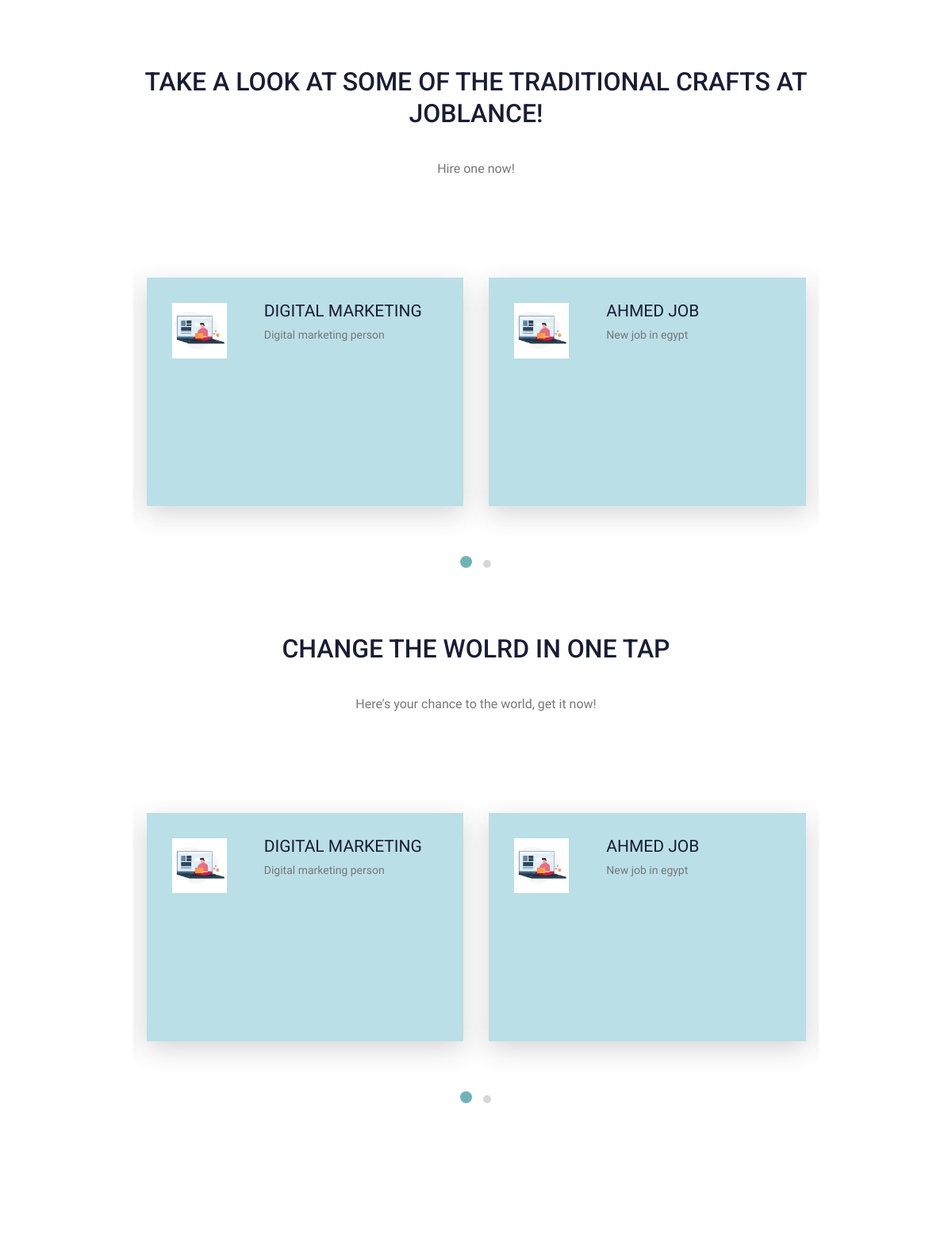
Before: / (middle part) with the older database file.
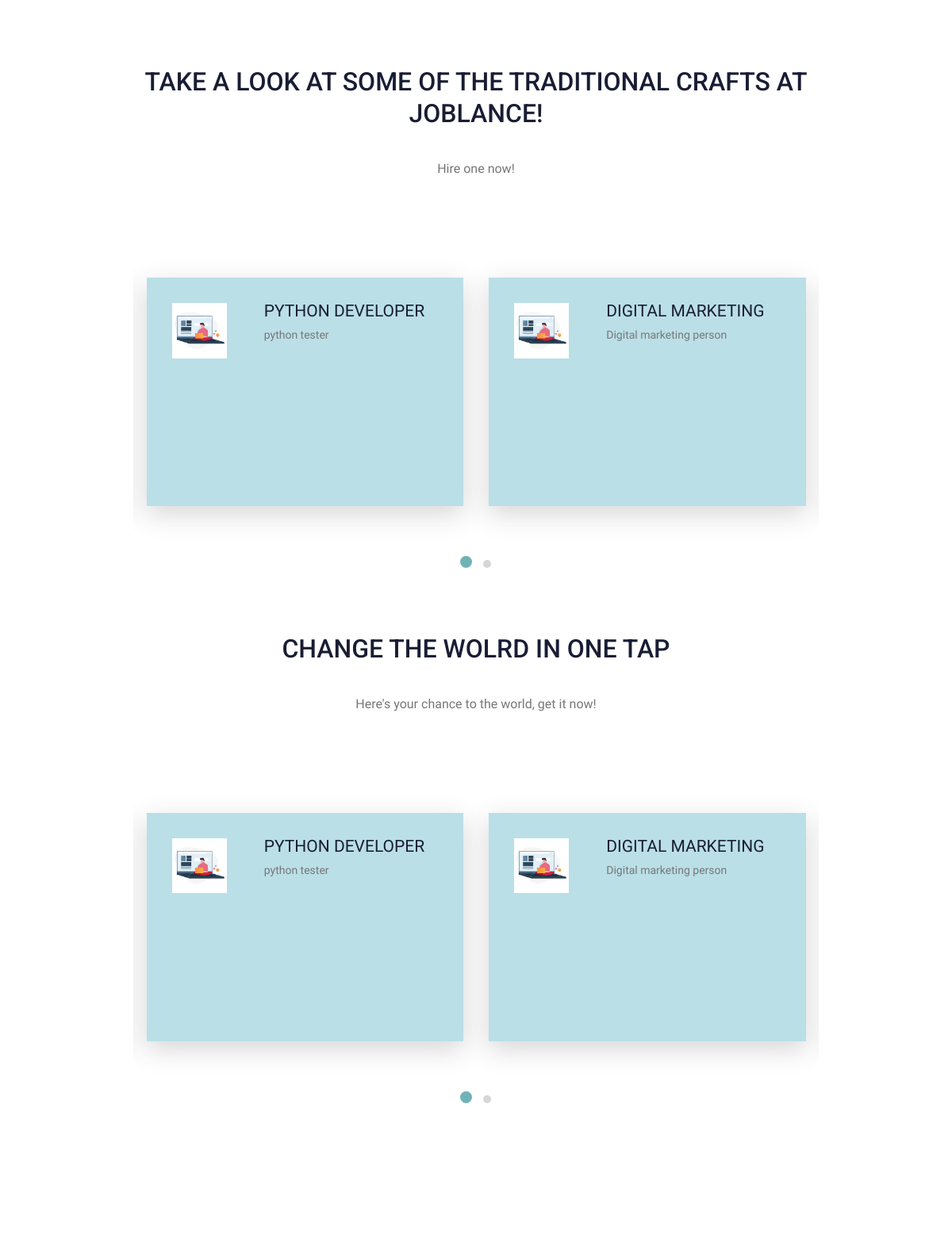
After: the same page with the newer database file.
### job/models.py (models this page shows, shortened)
class Job(models.Model):
    owner = models.ForeignKey(
        User, related_name='job_owner', on_delete=models.CASCADE)
    title = models.CharField(max_length=100)
    job_type = models.CharField(max_length=15, choices=JOB_TYPE)
    description = models.TextField(max_length=10000)
    published_at = models.DateTimeField(auto_now=True)
    vacancy = models.IntegerField(default=1)
    salary = models.IntegerField(default=0)
    experience = models.IntegerField(default=0)
    category = models.ForeignKey('Category', on_delete=models.CASCADE)
    country = models.CharField(max_length=15, choices=CURRENT_COUNTRY)
    city = models.CharField(max_length=15, choices=CURRENT_CITY)
    slug = models.SlugField(blank=True, null=True)
    class Meta:
        ordering = ['-id']

### pages/views.py (the view)
# urls.py: path('', views.index, name='index'),
def index(request):
    jobs_list = Job.objects.all()[:6]
    context = {'jobs': jobs_list,
               }
    return render(request, 'pages/index.html', context)

### pages/templates/pages/index.html (shortened to what this page needs)
{% load static %}
<!doctype html>
<html class="no-js" lang="zxx">
<head>
    <link rel="stylesheet" href="{% static 'css/bootstrap.css'%}" />
    <link rel="stylesheet" href="{% static 'css/all.min.css'%}" />
    <link rel="stylesheet" href="{% static 'vendor/Magnific-Popup/dist/magnific-popup.css'%}" />
    <link rel="stylesheet" href="{% static 'vendor/owl-carousel/css/owl.carousel.min.css'%}" />
    <link rel="stylesheet" href="{% static 'vendor/owl-carousel/css/owl.theme.default.min.css'%}" />
    <link href="https://cdn.rawgit.com/michalsnik/aos/2.1.1/dist/aos.css" rel="stylesheet" />
    <link rel="stylesheet" href="{% static 'css/alaastyle.css'%}" />
    <link rel="stylesheet" href="{% static 'css/responsive.css'%}" />
    <link rel="stylesheet" href="{% static 'css/style.css'%}">
    <link rel="stylesheet" href="{% static 'css/normalize.css' %}">
    <link rel="stylesheet" href="{% static 'css/morsy.css' %}">
    <link rel="stylesheet" href="{% static 'css/morsy.min.css' %}">
</head>
<body>
    <br>
    <br>
    <main class="site-main">
        <br><br>
        <section class="highlights-area" data-aos="fade-down" data-aos-easing="linear" data-aos-duration="1500">
            <div class="container">
                <div class="row">
                    <div class="col-lg-12 text-center highlights-title">
                    </div>
                </div>
                <br><br>
                <section class="they-say" data-aos="fade-up" data-aos-offset="500" data-aos-easing="ease-in-sine">
            <div class="container">
                <div class="row text-center">
                    <div class="col-12">
                        <div class="they-say-title">
                            <h1 class="text-uppercase title-h1">Take a look at some of the traditional crafts at Joblance!</h1>
                            <p class="para"> Hire one now! </p>
                        </div>
                    </div>
                </div>
            </div>
            <div class="container carousel py-lg-5">
                <div class="owl-carousel owl-theme">
                    {% for job in jobs %}
                    <div class="person row">
                        <div class="col-lg-4 col-md-12 person-img">
                            <img src="{% static 'img/testimonials/t15.jpg' %}" alt="img1" />
                        </div>
                        <div class="col-lg-8 col-md-12 person-say">
                            <h4 class="text-uppercase">{{job.title}}</h4>
                            <p class="para">
                                {{job.description}}
                            </p>
                        </div>
                    </div>
                    {% endfor %}
                </div>
            </div>
        </section>
        <section class="they-say" data-aos="fade-up" data-aos-offset="500" data-aos-easing="ease-in-sine">
            <div class="container">
                <div class="row text-center">
                    <div class="col-12">
                        <div class="they-say-title">
                            <h1 class="text-uppercase title-h1">Change the wolrd in one tap</h1>
                            <p class="para">
                                Here's your chance to the world, get it now!</p>
                        </div>
                    </div>
                </div>
            </div>
            <div class="container carousel py-lg-5">
                <div class="owl-carousel owl-theme">
                    {% for job in jobs %}
                    <div class="person row">
                        <div class="col-lg-4 col-md-12 person-img">
                            <img src="{% static 'img/testimonials/t15.jpg' %}" alt="img1" />
                        </div>
                        <div class="col-lg-8 col-md-12 person-say">
                            <h4 class="text-uppercase">{{job.title}}</h4>
                            <p class="para">
                                {{job.description}}
                            </p>
                        </div>
                    </div>
                    {% endfor %}
                </div>
            </div>
        </section>
    </main>
</body>
</html>

### static/css/alaastyle.css (style rules this page uses)
.site-main .highlights-area { padding: 7rem 2rem; }
.site-main .they-say .they-say-title p { padding: 1rem 7rem; }
.site-main .they-say .person { background: #BADFE7; box-shadow: var(--box-shadow); margin: 3rem 1rem; height: 18rem; }
.site-main .they-say .person .person-img { padding: 2rem; }
.site-main .they-say .person .person-say { padding-top: 2rem; }
.site-main .they-say .person .person-say h4 { font-style: normal; font-weight: 500; font-family: var(--roboto); font-size: 21px; line-height: 20px; }
.site-main .they-say .person .person-say p { font-size: 14px; }

### static/css/responsive.css (style rules this page uses)
@media only screen and (max-width: 1910px) { .container { max-width: 90%; } }
@media only screen and (max-width: 1910px) { .site-main .highlights-area .highlights-title, .site-main .about { padding: 3% 4%; } }

### static/css/morsy.css (style rules this page uses)
:root { --main-color: #388087; --main-color-alt: #BADFE7; --main-transition: 0.3s ; --padding-top-section : 100px ; --padding-bottom-section: 100px; --section-background: #1fb38e; }
* { -webkit-box-sizing: border-box; -moz-box-sizing: border-box; box-sizing: border-box; }
html { scroll-behavior: smooth; }
body { font-family: 'Cairo', sans-serif; }
.container { padding-left: 15px; padding-right: 15px; margin-left: auto; margin-right: auto; }
@media (min-width: 768px) { .container { width: 750px; } }
@media (min-width: 992px) { .container { width: 970px; } }
@media (min-width: 1200px) { .container { width: 1170px; } }
.testimonials .box:hover .job , p { color: white; }

### static/css/partials/variables.css (style rules this page uses)
html, body { margin: 0; box-sizing: border-box; width: 100%; height: 100%; }
:root { --primary-color: #388087; --primary-color2: #6FB3B8; --title-color: #000000; --text-color: #777777; --border-color: #6FB3B8; --gradient-color: linear-gradient(90deg, #797979, #cecece 100%); --shadow-color: 0px 10px 30px rgba(78, 78, 78, 0.3); --box-shadow: 0px 10px 30px rgba(57, 56, 61, 0.205); --roboto: 'Roboto'cursive; }

### static/css/partials/_global.css (style rules this page uses)
.text-uppercase { text-transform: uppercase; }
p.para { color: var(--text-color); font-size: 16px; font-style: normal; font-weight: 500; line-height: 25px; font-family: var(--roboto); }
.title-h1 { font: normal bold 90px; line-height: 40px; }

Changed rows visible on the page:
no longer on this page (row unchanged): Job: title "AHMED JOB", description "New job in egypt"
added Job: title "PYTHON DEVELOPER", description "python tester"
